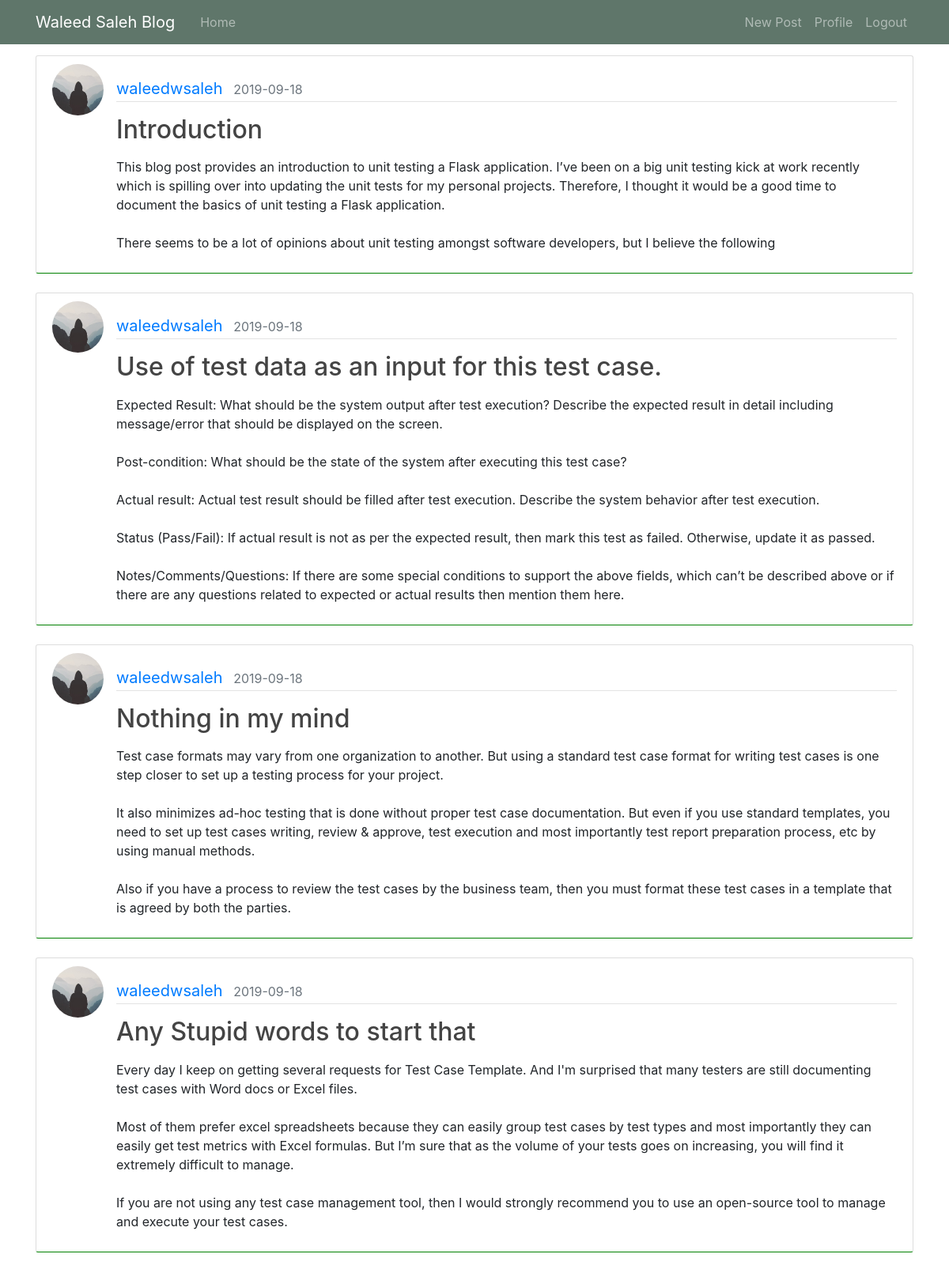
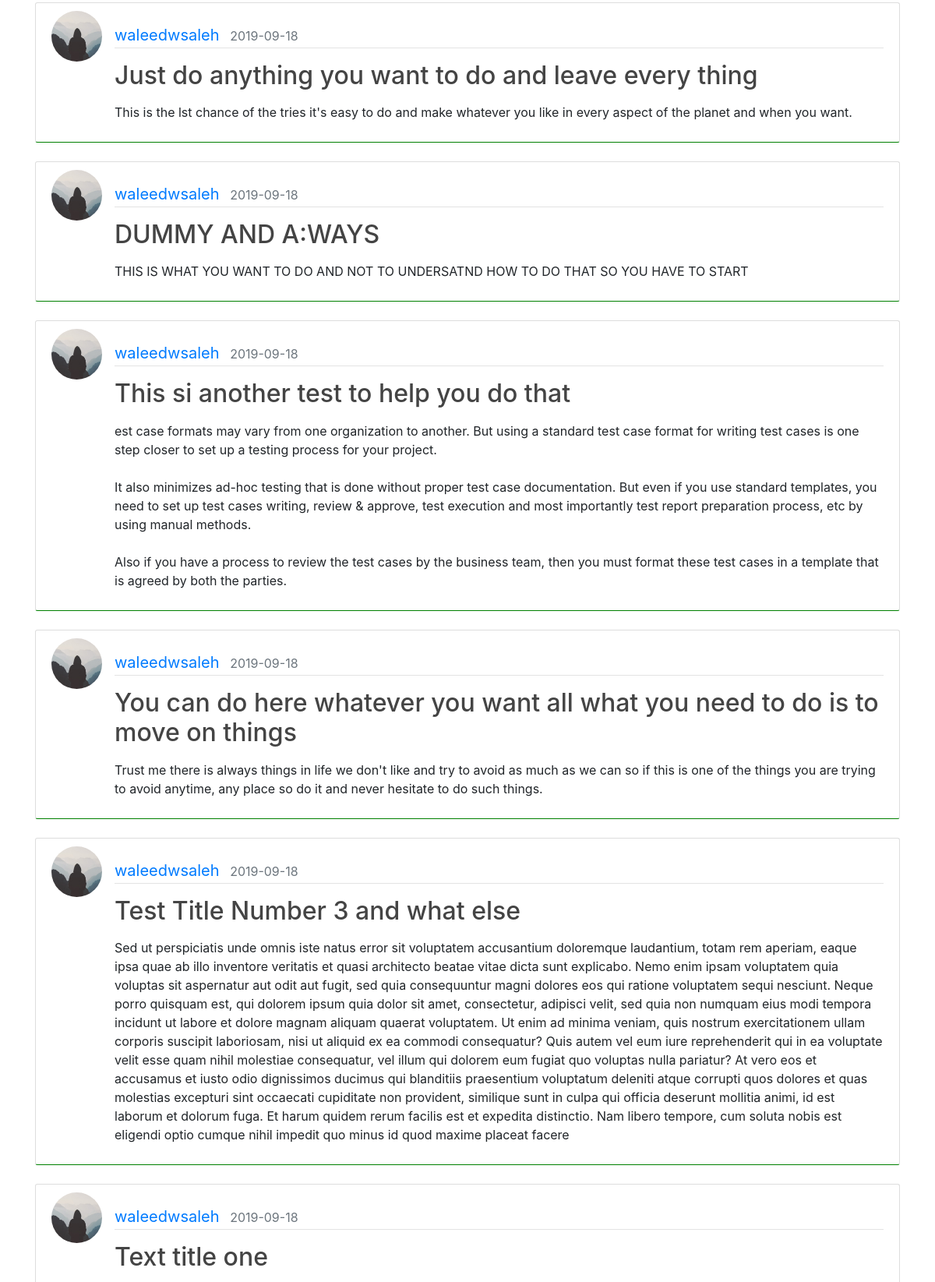
/waleedwsaleh/posts (signed in, upper part), run on the app's committed database (2 pictures, top to bottom).
### flaskblog/Models/User.py (models this page shows, shortened)
class User(db.Model, UserMixin):
    id = db.Column(db.Integer(), primary_key=True)
    username = db.Column(db.String(30), unique=True, nullable=False)
    email = db.Column(db.String(100), unique=True, nullable=False)
    password = db.Column(db.String(150), nullable=False)
    image_file = db.Column(db.String(60), nullable=True, default='default.jpg')
    creation_time = db.Column(db.DateTime, nullable=False, default=datetime.utcnow)
    posts = db.relationship('Post', backref='author', lazy=True)

### flaskblog/Models/Post.py (models this page shows, shortened)
class Post(db.Model,UserMixin):
    id = db.Column(db.Integer, primary_key=True)
    title = db.Column(db.String(50), nullable=False)
    body = db.Column(db.Text, nullable=False)
    publish_date = db.Column(db.DateTime, nullable=False, default=datetime.utcnow)
    user_id = db.Column(db.Integer, db.ForeignKey('user.id'), nullable=False)

### flaskblog/posts/routes.py (the view)
@posts.route('/<string:username>/posts', strict_slashes=False)
@posts.route('/<string:username>/post/<int:post_id>', strict_slashes=False)
@login_required
def post(username, post_id=None):
    if post_id:
        post = Post.query.get_or_404(post_id)
    else:
        page = request.args.get('page', 1, type=int)
        user = User.query.filter_by(username=username).first_or_404()
        posts = Post.query.filter_by(user_id=user.id) \
            .order_by(Post.publish_date.desc()) \
            .paginate(page=page, per_page=10)
        return render_template('post.html', current_user=current_user, posts=posts)
    return render_template('post.html', current_user=current_user, post=post)

### flaskblog/Models/User.py (called while the page is built)
@login_manager.user_loader
def load_user(user_id):
    return User.query.get(int(user_id))

### flaskblog/templates/post.html (shortened to what this page needs)
{% extends 'layouts/layout.html' %}
{% block main %}
    {% if posts %}
        {% for post in posts.items %}
            <article class="media content-section mb-4" style="border-bottom-color:green ">
                <img class="rounded-circle article-img"
                     src="{{ url_for('static', filename='imgs/profile_pics/' + post.author.image_file) }}"
                     alt="User Profile Picture">
                <div class="media-body mt-3">
                    <div class="article-metadata mb-3 ">
                        <a class="mr-2 " href="#">{{ post.author.username }}</a>
                        <small class="text-muted">{{ post.publish_date.strftime('%Y-%m-%d') }}</small>
                    </div>
                    <h2><p class="article-title">{{ post.title }}</p></h2>
                    <p class="article-content ">{{ post.body }}</p>
                </div>
            </article>
        {% endfor %}
    {% endif %}
{% endblock main %}

### flaskblog/templates/layouts/layout.html (shortened to what this page needs)
<!DOCTYPE html>
<html lang="en">
{% include 'layouts/_headTag.html' %}
<body>
<header class="site-header">
    <nav class="navbar navbar-expand-md navbar-dark bg-steel fixed-top ">
        <div class="container">
            {% if current_user.is_authenticated %}
                <a class="navbar-brand mr-4" href="{{ url_for('users.profile') }}">{{ current_user.username }} Blog</a>
            {% else %}
                <a class="navbar-brand mr-4" href="{{ url_for('main_page.index') }}">Blog</a>
            {% endif %}
            <div class="collapse navbar-collapse" id="navbarToggle">
                <div class="navbar-nav mr-auto">
                    {% if current_user.is_authenticated %}
                    <a class="nav-item nav-link"
                      href="{{ url_for('main_page.home', username=current_user.username.strip(' ')) }}">Home</a>
                    {% else %}
                    <a class="nav-item nav-link"
                      href="{{ url_for('main_page.index')}}">Home</a>
                    {% endif %}
                </div>
                <div class="navbar-nav">
                    {% if current_user.is_authenticated %}
                        <a class="nav-item nav-link"
                           href="{{ url_for('posts.new_post', username = current_user.username.strip(' ')) }}">New
                            Post</a>
                        <a class="nav-item nav-link" href="{{ url_for('users.profile') }}">Profile</a>
                        <a class="nav-item nav-link" href="{{ url_for('users.logout') }}">Logout</a>
                    {% else %}
                        <a class="nav-item nav-link" href="{{ url_for('users.login') }}">Login</a>
                        <a class="nav-item nav-link" href="{{ url_for('users.registration') }}">Register</a>
                    {% endif %}
                </div>
            </div>
        </div>
    </nav>
</header>
<main class="container" role="main" style="margin-top:70px;">
    {% block main %}{% endblock main %}
</body>
</html>

### flaskblog/static/styles/css/main.css (style rules this page uses)
body { background: #fafafa; color: #333333; margin: 0; }
h1, h2, h3, h4, h5, h6 { color: #444444; }
.bg-steel { background-color: #5f766a; }
.site-header .navbar-nav .nav-link { color: #cbd5db; }
.content-section { background: #ffffff; padding: 10px 20px; border: 1px solid #dddddd; border-radius: 3px; }
.article-title { color: #444444; }
.article-content { white-space: pre-line; }
.article-img { height: 65px; width: 65px; margin-right: 16px; }
.article-metadata { color: black; font-size: 20px; }
.article-metadata { padding-bottom: 1px; margin-bottom: 4px; border-bottom: 1px solid #e3e3e3; }

### data on the page
User: username "Waleed Saleh"
Post: image_file (placeholder picture), author.username "waleedwsaleh", publish_date "2019-09-18", title "Introduction", body "This blog post provides an introduction to unit testing a Flask application. I’ve been on a big unit testing kick at work recently which is spilling over into updating the unit tests for my personal projects. Therefore, I thought it would be a good time to document the basics of unit testing a Flask application. There seems to be a lot of opinions about unit testing amongst software developers, but I believe the following"
Post: image_file (placeholder picture), author.username "waleedwsaleh", publish_date "2019-09-18", title "Use of test data as an input for this test case.", body "Expected Result: What should be the system output after test execution? Describe the expected result in detail including message/error that should be displayed on the screen. Post-condition: What should be the state of the system after executing this test case? Actual result: Actual test result should be filled after test execution. Describe the system behavior after test execution. Status (Pass/Fail): If actual result is not as per the expected result, then mark this test as failed. Otherwise, update it as passed. Notes/Comments/Questions: If there are some special conditions to support the above fields, which can’t be described above or if there are any questions related to expected or…"
Post: image_file (placeholder picture), author.username "waleedwsaleh", publish_date "2019-09-18", title "Nothing in my mind", body "Test case formats may vary from one organization to another. But using a standard test case format for writing test cases is one step closer to set up a testing process for your project. It also minimizes ad-hoc testing that is done without proper test case documentation. But even if you use standard templates, you need to set up test cases writing, review & approve, test execution and most importantly test report preparation process, etc by using manual methods. Also if you have a process to review the test cases by the business team, then you must format these test cases in a template that is agreed by both the parties."
Post: image_file (placeholder picture), author.username "waleedwsaleh", publish_date "2019-09-18", title "Any Stupid words to start that", body "Every day I keep on getting several requests for Test Case Template. And I'm surprised that many testers are still documenting test cases with Word docs or Excel files. Most of them prefer excel spreadsheets because they can easily group test cases by test types and most importantly they can easily get test metrics with Excel formulas. But I’m sure that as the volume of your tests goes on increasing, you will find it extremely difficult to manage. If you are not using any test case management tool, then I would strongly recommend you to use an open-source tool to manage and execute your test cases."
Post: image_file (placeholder picture), author.username "waleedwsaleh", publish_date "2019-09-18", title "Just do anything you want to do and leave every thing", body "This is the lst chance of the tries it's easy to do and make whatever you like in every aspect of the planet and when you want."
Post: image_file (placeholder picture), author.username "waleedwsaleh", publish_date "2019-09-18", title "DUMMY AND A:WAYS", body "THIS IS WHAT YOU WANT TO DO AND NOT TO UNDERSATND HOW TO DO THAT SO YOU HAVE TO START"
Post: image_file (placeholder picture), author.username "waleedwsaleh", publish_date "2019-09-18", title "This si another test to help you do that", body "est case formats may vary from one organization to another. But using a standard test case format for writing test cases is one step closer to set up a testing process for your project. It also minimizes ad-hoc testing that is done without proper test case documentation. But even if you use standard templates, you need to set up test cases writing, review & approve, test execution and most importantly test report preparation process, etc by using manual methods. Also if you have a process to review the test cases by the business team, then you must format these test cases in a template that is agreed by both the parties."
Post: image_file (placeholder picture), author.username "waleedwsaleh", publish_date "2019-09-18", title "You can do here whatever you want all what you need to do is to move on things", body "Trust me there is always things in life we don't like and try to avoid as much as we can so if this is one of the things you are trying to avoid anytime, any place so do it and never hesitate to do such things."
Post: image_file (placeholder picture), author.username "waleedwsaleh", publish_date "2019-09-18", title "Test Title Number 3 and what else", body "Sed ut perspiciatis unde omnis iste natus error sit voluptatem accusantium doloremque laudantium, totam rem aperiam, eaque ipsa quae ab illo inventore veritatis et quasi architecto beatae vitae dicta sunt explicabo. Nemo enim ipsam voluptatem quia voluptas sit aspernatur aut odit aut fugit, sed quia consequuntur magni dolores eos qui ratione voluptatem sequi nesciunt. Neque porro quisquam est, qui dolorem ipsum quia dolor sit amet, consectetur, adipisci velit, sed quia non numquam eius modi tempora incidunt ut labore et dolore magnam aliquam quaerat voluptatem. Ut enim ad minima veniam, quis nostrum exercitationem ullam corporis suscipit laboriosam, nisi ut aliquid ex ea commodi…"
Post: image_file (placeholder picture), author.username "waleedwsaleh", publish_date "2019-09-18", title "Text title one"
